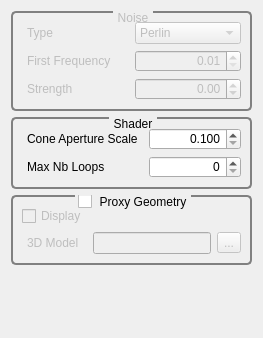
<?xml version="1.0" encoding="UTF-8"?>
<ui version="4.0">
 <class>GvQCustomEditor</class>
 <widget class="QWidget" name="GvQCustomEditor">
  <property name="geometry">
   <rect>
    <x>0</x>
    <y>0</y>
    <width>263</width>
    <height>338</height>
   </rect>
  </property>
  <property name="windowTitle">
   <string>Custom Editor</string>
  </property>
  <property name="styleSheet">
   <string>QGroupBox
{
     background-color: qlineargradient(x1: 0, y1: 0, x2: 0, y2: 1,
                                       stop: 0 #E0E0E0, stop: 1 #FFFFFF);
     border: 2px solid gray;
     border-radius: 5px;
     margin-top: 1ex; /* leave space at the top for the title */
 }

 QGroupBox::title
{
	 subcontrol-origin: margin;
     subcontrol-position: top center; /* position at the top center */
     padding: 0 3px;
     background-color: qlineargradient(x1: 0, y1: 0, x2: 0, y2: 1,
                                       stop: 0 #FFOECE, stop: 1 #FFFFFF);
 }

QLabel
{
	border-radius: 4px;
	padding: 2px;
 }
</string>
  </property>
  <layout class="QVBoxLayout" name="verticalLayout">
   <item>
    <widget class="QGroupBox" name="groupBox_4">
     <property name="enabled">
      <bool>false</bool>
     </property>
     <property name="title">
      <string>Noise</string>
     </property>
     <layout class="QGridLayout" name="gridLayout">
      <item row="0" column="0">
       <widget class="QLabel" name="label_3">
        <property name="text">
         <string>Type</string>
        </property>
       </widget>
      </item>
      <item row="0" column="1">
       <widget class="QComboBox" name="_noiseComboBox">
        <item>
         <property name="text">
          <string>Perlin</string>
         </property>
        </item>
       </widget>
      </item>
      <item row="1" column="0">
       <widget class="QLabel" name="label_9">
        <property name="text">
         <string>First Frequency</string>
        </property>
       </widget>
      </item>
      <item row="1" column="1">
       <widget class="QDoubleSpinBox" name="_noiseFirstFrequencySpinBox">
        <property name="alignment">
         <set>Qt::AlignRight|Qt::AlignTrailing|Qt::AlignVCenter</set>
        </property>
        <property name="minimum">
         <double>0.010000000000000</double>
        </property>
        <property name="singleStep">
         <double>0.100000000000000</double>
        </property>
       </widget>
      </item>
      <item row="2" column="0">
       <widget class="QLabel" name="label_10">
        <property name="text">
         <string>Strength</string>
        </property>
       </widget>
      </item>
      <item row="2" column="1">
       <widget class="QDoubleSpinBox" name="_noiseStrengthSpinBox">
        <property name="alignment">
         <set>Qt::AlignRight|Qt::AlignTrailing|Qt::AlignVCenter</set>
        </property>
        <property name="minimum">
         <double>-99.989999999999995</double>
        </property>
        <property name="singleStep">
         <double>0.100000000000000</double>
        </property>
       </widget>
      </item>
     </layout>
    </widget>
   </item>
   <item>
    <widget class="QGroupBox" name="groupBox_3">
     <property name="title">
      <string>Shader</string>
     </property>
     <layout class="QGridLayout" name="gridLayout_2">
      <item row="0" column="0">
       <widget class="QLabel" name="label_11">
        <property name="text">
         <string>Cone Aperture Scale</string>
        </property>
       </widget>
      </item>
      <item row="0" column="1">
       <widget class="QDoubleSpinBox" name="_coneApartureScaleDoubleSpinBox">
        <property name="alignment">
         <set>Qt::AlignRight|Qt::AlignTrailing|Qt::AlignVCenter</set>
        </property>
        <property name="decimals">
         <number>3</number>
        </property>
        <property name="minimum">
         <double>0.100000000000000</double>
        </property>
        <property name="maximum">
         <double>10.000000000000000</double>
        </property>
        <property name="singleStep">
         <double>0.100000000000000</double>
        </property>
       </widget>
      </item>
      <item row="1" column="0">
       <widget class="QLabel" name="label">
        <property name="toolTip">
         <string>during the main GigaSpace pipeline pass (GLSL shader)</string>
        </property>
        <property name="text">
         <string>Max Nb Loops</string>
        </property>
       </widget>
      </item>
      <item row="1" column="1">
       <widget class="QSpinBox" name="_maxNbLoopsSpinBox">
        <property name="toolTip">
         <string>during the main GigaSpace pipeline pass (GLSL shader)</string>
        </property>
        <property name="alignment">
         <set>Qt::AlignRight|Qt::AlignTrailing|Qt::AlignVCenter</set>
        </property>
        <property name="maximum">
         <number>10000</number>
        </property>
       </widget>
      </item>
     </layout>
    </widget>
   </item>
   <item>
    <widget class="QGroupBox" name="_proxyGeometryGroupBox">
     <property name="title">
      <string>Proxy Geometry</string>
     </property>
     <property name="checkable">
      <bool>true</bool>
     </property>
     <property name="checked">
      <bool>false</bool>
     </property>
     <layout class="QGridLayout" name="gridLayout_3">
      <item row="0" column="0">
       <widget class="QCheckBox" name="_proxyGeometryDisplayCheckBox">
        <property name="text">
         <string>Display</string>
        </property>
       </widget>
      </item>
      <item row="1" column="0">
       <widget class="QLabel" name="label_4">
        <property name="toolTip">
         <string/>
        </property>
        <property name="text">
         <string>3D Model</string>
        </property>
       </widget>
      </item>
      <item row="1" column="1">
       <widget class="QLineEdit" name="_3DModelLineEdit">
        <property name="dragEnabled">
         <bool>false</bool>
        </property>
        <property name="readOnly">
         <bool>true</bool>
        </property>
       </widget>
      </item>
      <item row="1" column="2">
       <widget class="QToolButton" name="_3DModelToolButton">
        <property name="toolTip">
         <string>Load 3D model</string>
        </property>
        <property name="text">
         <string>...</string>
        </property>
       </widget>
      </item>
     </layout>
    </widget>
   </item>
   <item>
    <spacer name="verticalSpacer">
     <property name="orientation">
      <enum>Qt::Vertical</enum>
     </property>
     <property name="sizeHint" stdset="0">
      <size>
       <width>20</width>
       <height>60</height>
      </size>
     </property>
    </spacer>
   </item>
  </layout>
  <zorder>groupBox_4</zorder>
  <zorder>verticalSpacer</zorder>
  <zorder>groupBox_3</zorder>
  <zorder>_proxyGeometryGroupBox</zorder>
 </widget>
 <resources/>
 <connections/>
</ui>
